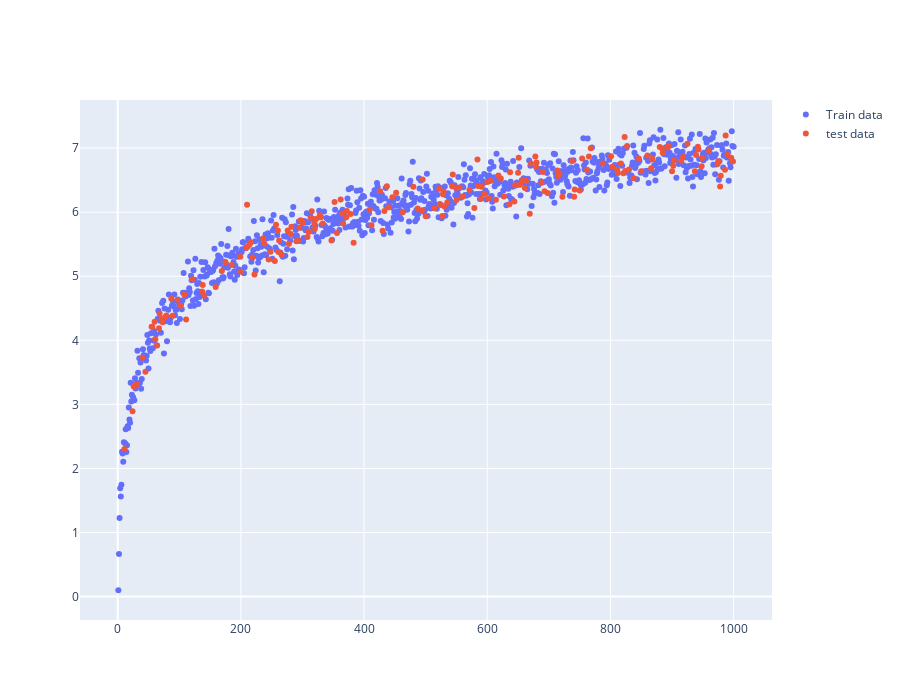

This figure's notebook cell:
### Code cell
fig = go.Figure()

fig.add_trace(go.Scatter(x=X_train.flatten(), y=y_train.flatten(), mode='markers', name='Train data'))

fig.add_trace(go.Scatter(x=X_test.flatten(), y=y_test.flatten(), mode='markers', name='test data'))

fig.update_layout(height=700)

fig.show()

### Figure 1 — Plotly figure (JSON) as saved in the notebook; plotly's stock layout.template omitted (floating-point values rounded to 4 significant figures; data arrays with more than 128 entries replaced by an {"elided": "..."} marker saying what was removed)
{"data": [{"mode": "markers", "name": "Train data", "type": "scatter", "x": {"elided": "800 int values"}, "y": {"elided": "800 float values"}}, {"mode": "markers", "name": "test data", "type": "scatter", "x": {"elided": "200 int values"}, "y": {"elided": "200 float values"}}], "layout": {"height": 700}}
